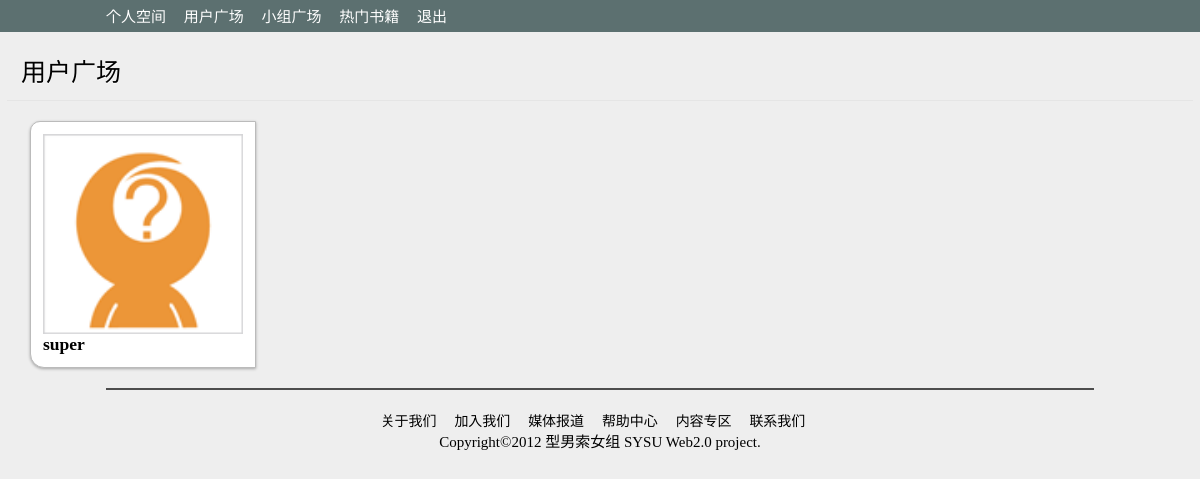
/users.php, run on an earlier commit of the app's database.
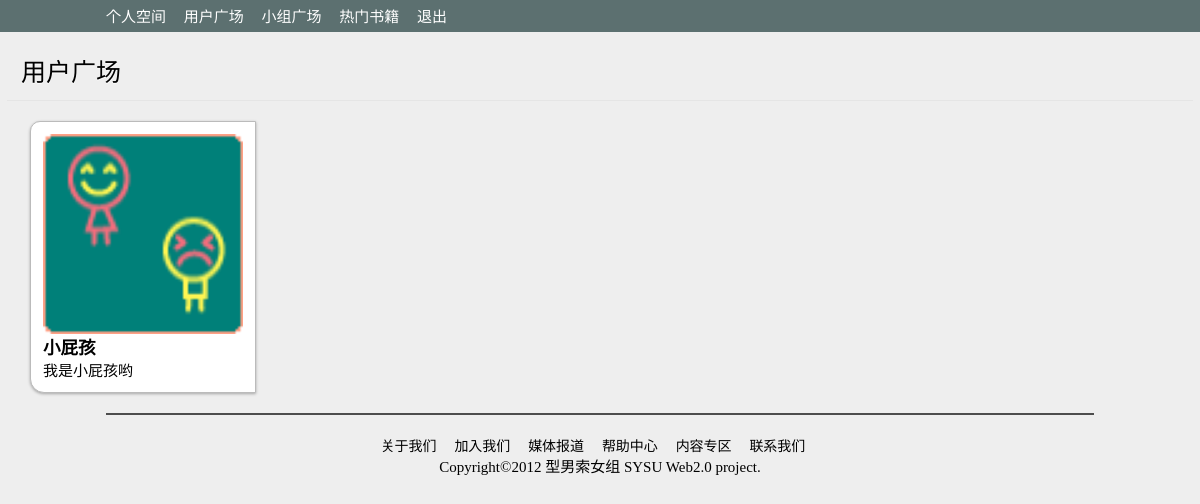
And on a later commit of the database.
### tables this page shows
CREATE TABLE IF NOT EXISTS `user` (
  `uid` int(10) unsigned NOT NULL AUTO_INCREMENT,
  `name` varchar(20) NOT NULL COMMENT '用户名',
  `password` varchar(40) NOT NULL COMMENT '用户密码',
  `nick` varchar(20) NOT NULL COMMENT '用户昵称',
  `email` varchar(25) NOT NULL COMMENT '用户邮箱',
  `gender` tinyint(1) NOT NULL COMMENT '用户性别',
  `signature` varchar(150) NOT NULL COMMENT '用户签名',
  `picture` varchar(50) NOT NULL COMMENT '用户头像',
  PRIMARY KEY (`uid`),
  UNIQUE KEY `uid` (`uid`),
  UNIQUE KEY `name` (`name`)
);

### users.php (the view, shortened to what this page needs)
<!DOCTYPE HMTL>
<html>
	<head>
		<link rel="stylesheet" type="text/css" href="css/common.css" />
		<link rel="stylesheet" type="text/css" href="css/users-style.css" />
	</head>
	<body>
		<?php
			require_once( ROOT."common/header.php" );
		?>
		<div id="page">
			<div id="us_bar">
				用户广场
			</div>
			<div id="main">
				<?php
				$con = mysql_connect(Config::$host, Config::$user, Config::$pass) or die(Config::$err1);
				$sql = "select * from user";
				$result = mysql_query($sql,$con);
				if( mysql_num_rows( $result ) > 0 )
				while($row = mysql_fetch_array($result)){
				?>
				<div class="item">
					<a href="other.php?uid=<?= $row['uid']?>">
					<img src="<?= empty( $row['picture'] ) ? "images/AdminUser.gif" : $row['picture'] ?>"/></a>
					<h3><?= $row['nick'] ?></h3>
					<p><?= $row['signature'] ?></p>
				</div>
				<?php
				}
				?>
			</div>
		</div>
		<?php
			require_once( ROOT."common/footer.php" );
		?>
	</body>
</html>

What changed in the data, as far as the page shows it:
removed user: nick "super"
added user: picture (picture), nick "小屁孩", signature "我是小屁孩哟"
